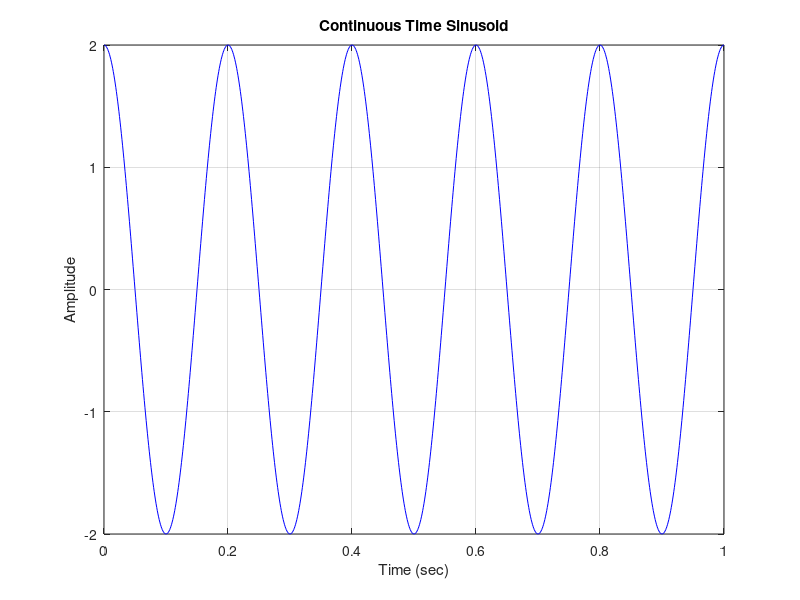
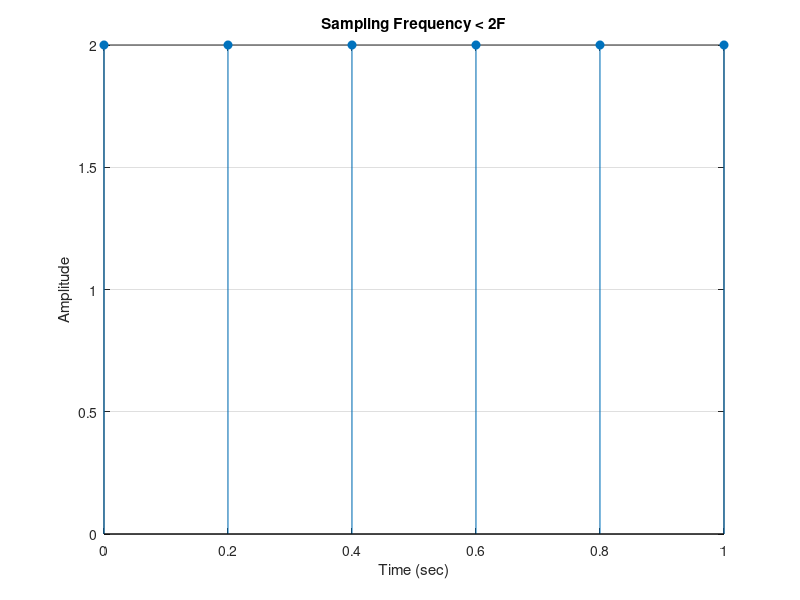
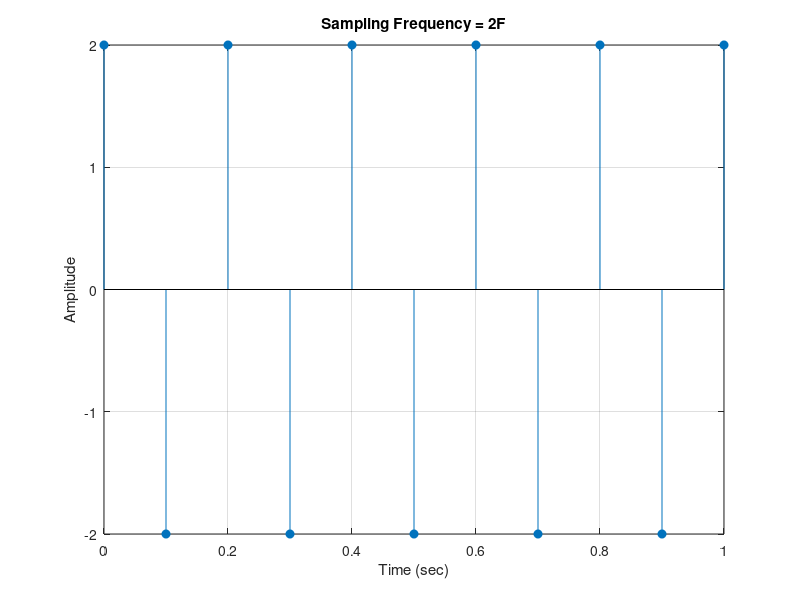
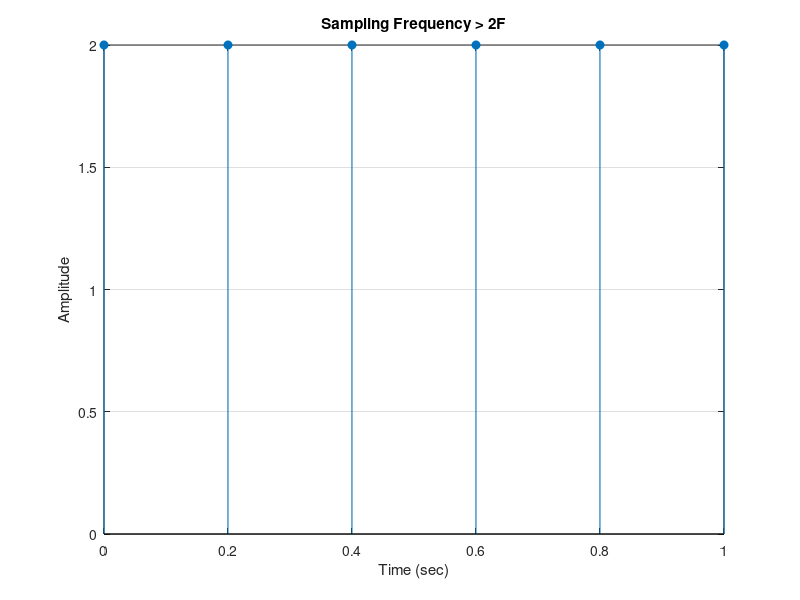

The MATLAB script that drew these images, in order:
% Lab Session 02
% Effects of Sampling and Aliasing

clc;
clear;
close all;

%% Task 1: Continuous Time Sinusoid

A = 2;
F = input('Enter the frequency of sinusoid in Hz: ');

t = 0:0.001:1;
xa = A*cos(2*pi*F*t);

figure;
plot(t,xa,'b');
xlabel('Time (sec)');
ylabel('Amplitude');
title('Continuous Time Sinusoid');
grid on;


%% Task 2: Sampling Frequency 
%% Less Than Twice Signal Frequency

Fs1 = input('Enter sampling frequency less than 2F: ');

n1 = 0:1/Fs1:1;
x1 = A*cos(2*pi*F*n1);

figure;
stem(n1,x1,'filled');
xlabel('Time (sec)');
ylabel('Amplitude');
title('Sampling Frequency < 2F');
grid on;


%% Task 3: Sampling Frequency 
%% Equal To Twice Signal Frequency

Fs2 = 2*F;

n2 = 0:1/Fs2:1;
x2 = A*cos(2*pi*F*n2);

figure;
stem(n2,x2,'filled');
xlabel('Time (sec)');
ylabel('Amplitude');
title('Sampling Frequency = 2F');
grid on;


%% Task 4: Sampling Frequency Greater Than Twice Signal Frequency

Fs3 = input('Enter sampling frequency greater than 2F: ');

n3 = 0:1/Fs3:1;
x3 = A*cos(2*pi*F*n3);

figure;
stem(n3,x3,'filled');
xlabel('Time (sec)');
ylabel('Amplitude');
title('Sampling Frequency > 2F');
grid on;


%% Task 5: Comparison of All Four Signals

figure;

subplot(4,1,1);
plot(t,xa,'b');
xlabel('Time (sec)');
ylabel('Amplitude');
title('Continuous Time Signal');
grid on;

subplot(4,1,2);
stem(n1,x1,'filled');
xlabel('Time (sec)');
ylabel('Amplitude');
title('Fs < 2F');
grid on;

subplot(4,1,3);
stem(n2,x2,'filled');
xlabel('Time (sec)');
ylabel('Amplitude');
title('Fs = 2F');
grid on;

subplot(4,1,4);
stem(n3,x3,'filled');
xlabel('Time (sec)');
ylabel('Amplitude');
title('Fs > 2F');
grid on;


%% Task 6

% xa(t) = 3cos(100*pi*t)
% 2*pi*F = 100*pi
% F = 50 Hz

A = 3;
F = 50;

% Minimum sampling frequency
Fs_min = 2*F;

fprintf('Minimum sampling rate required = %d Hz\n',Fs_min);


% Sampling at Fs = 200 Hz
Fs4 = 200;

n4 = 0:1/Fs4:0.2;
x4 = A*cos(2*pi*F*n4);

fprintf('\nFor Fs = 200 Hz:\n');
fprintf('x[n] = 3cos(pi*n/2)\n');

figure;
stem(n4,x4,'filled');
xlabel('Time (sec)');
ylabel('Amplitude');
title('Discrete-Time Signal for Fs = 200 Hz');
grid on;


% Sampling at Fs = 75 Hz
Fs5 = 75;

n5 = 0:1/Fs5:0.2;
x5 = A*cos(2*pi*F*n5);

fprintf('\nFor Fs = 75 Hz:\n');
fprintf('x[n] = 3cos(4*pi*n/3)\n');

figure;
stem(n5,x5,'filled');
xlabel('Time (sec)');
ylabel('Amplitude');
title('Discrete-Time Signal for Fs = 75 Hz (Aliasing)');
grid on;


% Combined plot for Task 6

figure;

subplot(2,1,1);
stem(n4,x4,'filled');
xlabel('Time (sec)');
ylabel('Amplitude');
title('Fs = 200 Hz');
grid on;

subplot(2,1,2);
stem(n5,x5,'filled');
xlabel('Time (sec)');
ylabel('Amplitude');
title('Fs = 75 Hz - Aliasing');
grid on;
